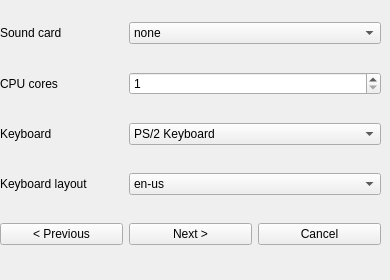
   <widget class="QWidget" name="page_9">
    <widget class="QWidget" name="gridLayoutWidget_9">
     <property name="geometry">
      <rect>
       <x>0</x>
       <y>0</y>
       <width>381</width>
       <height>271</height>
      </rect>
     </property>
     <layout class="QGridLayout" name="gridLayout_9">
      <item row="3" column="0">
       <widget class="QLabel" name="lbl_kbdlayout">
        <property name="text">
         <string>Keyboard layout</string>
        </property>
       </widget>
      </item>
      <item row="4" column="1">
       <widget class="QPushButton" name="btn_next6">
        <property name="text">
         <string>Next &gt;</string>
        </property>
       </widget>
      </item>
      <item row="4" column="2">
       <widget class="QPushButton" name="btn_cancel6">
        <property name="text">
         <string>Cancel</string>
        </property>
       </widget>
      </item>
      <item row="4" column="0">
       <widget class="QPushButton" name="btn_prev6">
        <property name="text">
         <string>&lt; Previous</string>
        </property>
       </widget>
      </item>
      <item row="1" column="0">
       <widget class="QLabel" name="lbl_cores">
        <property name="text">
         <string>CPU cores</string>
        </property>
       </widget>
      </item>
      <item row="2" column="0">
       <widget class="QLabel" name="lbl_kbd">
        <property name="text">
         <string>Keyboard</string>
        </property>
       </widget>
      </item>
      <item row="0" column="0">
       <widget class="QLabel" name="lbl_sound">
        <property name="text">
         <string>Sound card</string>
        </property>
       </widget>
      </item>
      <item row="0" column="1" colspan="2">
       <widget class="QComboBox" name="cb_sound">
        <item>
         <property name="text">
          <string>none</string>
         </property>
        </item>
       </widget>
      </item>
      <item row="1" column="1" colspan="2">
       <widget class="QSpinBox" name="sb_cores">
        <property name="minimum">
         <number>1</number>
        </property>
        <property name="maximum">
         <number>8</number>
        </property>
       </widget>
      </item>
      <item row="2" column="1" colspan="2">
       <widget class="QComboBox" name="cb_kbd">
        <item>
         <property name="text">
          <string>PS/2 Keyboard</string>
         </property>
        </item>
        <item>
         <property name="text">
          <string>USB Keyboard</string>
         </property>
        </item>
       </widget>
      </item>
      <item row="3" column="1" colspan="2">
       <widget class="QComboBox" name="cb_kbdlayout">
        <item>
         <property name="text">
          <string>en-us</string>
         </property>
        </item>
        <item>
         <property name="text">
          <string>en-gb</string>
         </property>
        </item>
        <item>
         <property name="text">
          <string>de</string>
         </property>
        </item>
        <item>
         <property name="text">
          <string>fr</string>
         </property>
        </item>
        <item>
         <property name="text">
          <string>ja</string>
         </property>
        </item>
        <item>
         <property name="text">
          <string>ru</string>
         </property>
        </item>
        <item>
         <property name="text">
          <string>pl</string>
         </property>
        </item>
        <item>
         <property name="text">
          <string>is</string>
         </property>
        </item>
        <item>
         <property name="text">
          <string>es</string>
         </property>
        </item>
        <item>
         <property name="text">
          <string>pt</string>
         </property>
        </item>
        <item>
         <property name="text">
          <string>fi</string>
         </property>
        </item>
        <item>
         <property name="text">
          <string>it</string>
         </property>
        </item>
       </widget>
      </item>
     </layout>
    </widget>
   </widget>
